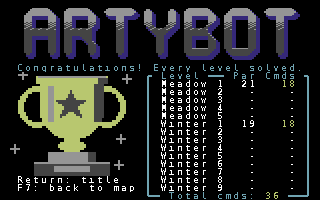
#> input picture tools/art/c64_end.png, 320 x 200 px
$ python mock_vdc_bitmap.py out.png art/c64_end.png
#> lines starting #> are read from the running program, lines starting #| are printed output that depends on the picture
### tools/gen_gfx_run.py
#!/usr/bin/env python3
"""gen_gfx_run.py - generates platform/cbm/view_vic2/gfx_run.asm (run screen graphics).

RPG look (Lykia / NES & SNES Final Fantasy): multicolour 16x16 field cells,
NES-style window frame, pointing-hand cursor and a multicolour robot sprite
with a two-frame walk cycle.

Usage:  python tools/gen_gfx_run.py          (writes platform/cbm/view_vic2/gfx_run.asm)

Multicolour character pixels (each is 2 hires pixels wide):
  .  = %00  $D021  background (black, outlines and shadows)
  g  = %01  $D022  grass green          (RUN_BG1)
  l  = %10  $D023  light green          (RUN_BG2)
  c  = %11  colour RAM (0-7, +8 = multicolour flag), per cell type
Hires characters (UI): X = pixel set.
Multicolour sprite pixels:
  .  = transparent   B = $D025 (black)   c = sprite colour   W = $D026 (white)
"""
import os, sys

HERE = os.path.dirname(os.path.abspath(__file__))
OUT = os.path.join(HERE, '..', 'platform', 'cbm', 'view_vic2', 'gfx_run.asm')

# ---------------------------------------------------------------- field cells
# 8 multicolour pixels x 16 rows per cell, split into 4 characters
# (TL, TR, BL, BR). Order = display tile index (see run.asm run_disp_*).
CELLS = {}

CELLS['grass'] = """
gggggggg
gggggglg
ggggglgl
ggggg.g.
glgggggg
l.lggggg
.g.ggggg
gggggggg
gggggggg
ggggggg.
gggglggg
ggglglgg
ggg.g.gg
gggggggg
gglggggg
g.g.gggg
"""

CELLS['tree'] = """
gg....gg
g.llgg.g
.llgggg.
.lgglgg.
.lglggg.
.ggggg..
.gggg.g.
.ggg.gg.
g.gggg.g
g..gg..g
gg....gg
ggg.c.gg
ggg.c.gg
gg..cc.g
gg.....g
ggg...gg
"""

CELLS['chest'] = """
gggggggg
gggggggg
gg....gg
g.cccc.g
.cccccc.
.c....c.
.cccccc.
........
.cc..cc.
.cc.l.c.
.cc..cc.
.cccccc.
.c....c.
.cccccc.
g......g
gg....gg
"""

CELLS['goal'] = """
gggggggg
ggg..ggg
gg.cc.gg
g.c..c.g
.c.cc.c.
.c.cc.c.
c.c..c.c
c.c..c.c
c.c..c.c
c.c..c.c
.c.cc.c.
.c.cc.c.
g.c..c.g
gg.cc.gg
ggg..ggg
gggggggg
"""

CELLS['flowers'] = """
gggggggg
ggcggggg
gc.cgggg
ggcggggg
gggggglg
ggggglgl
ggggg.g.
gggggggg
gggggggg
gglggggg
glglggcg
g.g.gc.c
ggggggcg
gggggggg
gggggggg
gggggggg
"""

# Water (river): blue body (colour RAM) with dark ripples. Blocks walking and
# dropping, but can be jumped over and thrown across.
CELLS['water'] = """
cccccccc
cccccccc
cc..cccc
c.cc.ccc
cccccccc
cccccccc
ccccc..c
cccc.cc.
cccccccc
cccccccc
c..ccccc
.cc.cccc
cccccccc
cccccccc
cccc..cc
ccc.cc.c
"""

# Path (world map only): sandy dirt road in colour RAM (yellow) with pebbles.
# The only walkable cell of the world maps besides the level nodes.
CELLS['path'] = """
cccccccc
ccccc.cc
cccccccc
c.cccccc
cccccccc
cccccccc
cccc.ccc
cccccccc
cccccccc
cc.ccccc
cccccccc
cccccc.c
cccccccc
c.cccccc
cccccccc
cccccccc
"""

# Wooden double gate (world map): closes the exit of a world until all its
# levels are solved. Left and right half, wood in colour RAM.
CELLS['gate_l'] = """
........
.cccccc.
.cccccc.
........
.ccc.cc.
.ccc.cc.
.ccc.cc.
.cccccc.
.cccccc.
.ccc.cc.
.ccc.cc.
.ccc.cc.
.ccc.cc.
........
.cccccc.
........
"""

CELLS['gate_r'] = """
........
.cccccc.
.cccccc.
........
.cc.ccc.
.cc.ccc.
.cc.ccc.
.cccccc.
.cccccc.
.cc.ccc.
.cc.ccc.
.cc.ccc.
.cc.ccc.
........
.cccccc.
........
"""

# Archway (world map): the way back to the previous world. Dark passage in a
# frame (colour RAM), the ground shows through at the bottom.
CELLS['arch'] = """
..cccc..
.cccccc.
cc....cc
c......c
c......c
c......c
c......c
c......c
c......c
c......c
c......c
c......c
c......c
c.gggg.c
cggggggc
cccccccc
"""

# Ice (frozen water, T_ICE): smooth ice in colour RAM with white glints and
# light shadow streaks. The robot skates over it.
CELLS['ice'] = """
cccccccc
ccgccccc
cgcclccc
cccccccc
ccccccgc
cccclgcc
cccccccc
cclccccc
cccccccc
cgcccccc
gcccclcc
cccccccc
ccccgccc
cccgcccc
cclccccc
cccccccc
"""

# Broken ice (T_BROKEN, after a failed run): dark water in colour RAM, white
# floes with black cracks.
CELLS['broken'] = """
gg.cccc.
g.cc.gg.
.ccc.gl.
cc.gg.c.
c.gllg.c
cc.gg.cc
.ccccccc
gg.cc.gg
gl.cc.gl
.gg.cc..
c..ccccc
ccc.gg.c
cc.glgg.
.c.gg.cc
gg.cc.cg
gl.c.ggc
"""


# ---- Key / lock / door (all themes use the same character positions) --------
# Key (T_KEY): lies on the ground, picked up and carried like a package. Golden
# key in colour RAM with a black outline.
CELLS['key'] = """
gggggggg
gggggglg
ggggglgl
gggggggg
g...gggg
.ccc....
.c.ccccc
.c.ccccc
.ccc.c.c
g...g.g.
gggggggg
gggggggg
gggggggg
gglggggg
glglgggg
gggggggg
"""

# Lock (T_LOCK): stone post (light colour) with a brass keyhole plate (colour RAM).
# Drop Off (or Throw) the key onto it: it turns into the full lock and its door opens.
CELLS['lock'] = """
gggggggg
g......g
.llllll.
........
.llllll.
.cccccc.
.cc..cc.
.c....c.
.cc..cc.
.cc..cc.
.cccccc.
.llllll.
.llllll.
.gllllg.
g......g
gggggggg
"""

# Full lock (T_LOCKED): the key sits in the plate, its bow shows.
CELLS['lock_full'] = """
gggggggg
g......g
.llllll.
........
.llllll.
.cccccc.
.cc..cc.
.c.cc.c.
.c.cc.c.
.cc..cc.
.cccccc.
.llllll.
.llllll.
.gllllg.
g......g
gggggggg
"""

# Closed door (T_DOOR): wooden double door with iron bands. Blocks like a tree;
# when its lock gets the key it becomes floor (T_FLOOR).
CELLS['door'] = """
gg....gg
g.cccc.g
.cc..cc.
.cc..cc.
.cc..cc.
........
.cc..cc.
.cc..cc.
.cl..lc.
.cc..cc.
........
.cc..cc.
.cc..cc.
.cc..cc.
.cccccc.
........
"""

CELL_ORDER = ['grass', 'tree', 'chest', 'goal', 'flowers', 'water', 'path', 'gate_l', 'gate_r', 'arch',
              'ice', 'broken', 'key', 'lock', 'lock_full', 'door']

# ---------------------------------------------------------------- UI chars
# NES Final Fantasy window frame (rounded corners) and the pointing hand.
UI = {}
UI['tl'] = """
........
........
........
....XXXX
...XXXXX
...XX...
...XX...
...XX...
"""
UI['top'] = """
........
........
........
XXXXXXXX
XXXXXXXX
........
........
........
"""
UI['tr'] = """
........
........
........
XXXX....
XXXXX...
...XX...
...XX...
...XX...
"""
UI['left'] = """
...XX...
...XX...
...XX...
...XX...
...XX...
...XX...
...XX...
...XX...
"""
UI['right'] = UI['left']
UI['bl'] = """
...XX...
...XX...
...XX...
...XXXXX
....XXXX
........
........
........
"""
UI['bottom'] = UI['top']
UI['br'] = """
...XX...
...XX...
...XX...
XXXXX...
XXXX....
........
........
........
"""
UI['hand'] = """
........
.XXXX...
X....XXX
X..XXXX.
X...XX..
X..XXX..
.XXXX...
........
"""
UI['solid'] = '\n'.join(['XXXXXXXX'] * 8)   # scrollbar thumb (was ROM char $A0)
UI_FRAME = ['tl', 'top', 'tr', 'left', 'right', 'bl', 'bottom', 'br']   # UI_FRAME_BASE ($98-$9F)
UI_EXTRA = ['hand', 'solid']                                         # UI_HAND, SOLID_CHAR ($8D-$8E)
UI_ORDER = UI_FRAME + UI_EXTRA

# ---------------------------------------------------------------- sprites
# Robot: 8 multicolour pixels wide, 18 rows. The sprite is placed 2 lines
# above its 16x16 cell (antenna pokes into the cell above, RPG style).
HEAD_DOWN = """
...BB...
..BWWB..
...BB...
..BBBB..
.BcWWcB.
.BWcccB.
.BBBBBB.
.BWBBWB.
.BBBBBB.
..BccB..
"""
HEAD_UP = """
...BB...
..BWWB..
...BB...
..BBBB..
.BcWWcB.
.BWcccB.
.BccccB.
.BccccB.
.BBccBB.
..BccB..
"""
HEAD_RIGHT = """
...BB...
..BWWB..
...BB...
..BBBB..
.BcWWcB.
.BWcccB.
.BccBBB.
.BccBWB.
.BccBBB.
..BccB..
"""
BODY_FRONT = """
.BBBBBB.
BcBccBcB
BcBWcBcB
BBBccBBB
.BBBBBB.
"""
BODY_FRONT_CARRY = """
.BBBBBB.
.BccccB.
.BcWccB.
.BccccB.
.BBBBBB.
"""
BODY_SIDE = """
..BBBB..
.BccBcB.
.BccBcB.
.BccBBB.
..BBBB..
"""
BODY_SIDE_CARRY = """
..BBBB..
.BcccWB.
.BccccB.
.BccccB.
..BBBB..
"""
# Two walk frames: feet apart / one foot lifted (plus a one-line bob).
LEGS_FRONT = ["""
.BcBBcB.
.BB..BB.
........
""", """
.BcBBB..
.BB.....
........
"""]
LEGS_SIDE = ["""
..BcBB..
..BBBB..
........
""", """
.BcB.BcB
.BB...BB
........
"""]

def rows(s):
    r = [x for x in s.strip('\n').split('\n')]
    for x in r:
        assert len(x) == 8, (x, len(x))
    return r

def robot(view, carry, step):
    if view == 'down':
        head, body = rows(HEAD_DOWN), rows(BODY_FRONT_CARRY if carry else BODY_FRONT)
        legs = rows(LEGS_FRONT[step])
    elif view == 'up':
        head, body = rows(HEAD_UP), rows(BODY_FRONT_CARRY if carry else BODY_FRONT)
        body = [r.replace('W', 'c') for r in body]
        legs = rows(LEGS_FRONT[step])
    else:
        head, body = rows(HEAD_RIGHT), rows(BODY_SIDE_CARRY if carry else BODY_SIDE)
        legs = rows(LEGS_SIDE[step])
    img = head + body + legs
    if step:                    # walk bob: one line up on the step frame
        img = img[1:] + ['........']
    return img

def mirror(img):
    return [r[::-1] for r in img]

# Chest held above the head; the white gloves are part of this sprite.
CHEST_SPRITE = """
.BBBBBB.
.BcWccB.
.BBBBBB.
.BcBBcB.
WBccccBW
WBccccBW
.BBBBBB.
"""

# Key held above the head (sprite colour = KEY_COLOR).
KEY_SPRITE = """
.BBB....
BcWcB...
BcBcBBBB
BcBccccB
BcccBBcB
.BBB..B.
"""

# [17 lines left out: function sprite_images, not called in this run]

# ---------------------------------------------------------------- encoders
MC_CHAR = {'.': 0, 'g': 1, 'l': 2, 'c': 3}
MC_SPR = {'.': 0, 'B': 1, 'c': 2, 'W': 3}

# [27 lines left out: functions mc_byte, cell_chars, hires_char, sprite_bytes, not called in this run]

def hexrow(b):
    return '        !byte ' + ','.join('$%02X' % x for x in b)

# [58 lines left out: function main, not called in this run]

# [2 lines that do not run on import are left out]

### tools/mock_vdc_bitmap.py
#!/usr/bin/env python3
"""mock_vdc_bitmap.py - Mocks fuer den C128-VDC im Bitmap-Modus (640x200, 1 Bit/Pixel)
mit Farbattributen pro 8x2-Pixel-Block (Zeichenhoehe 2 Zeilen): je Block eine Vorder- und
eine Hintergrundfarbe aus den 16 RGBI-Farben. Text wird als Bitmap gezeichnet.

  python -B tools/mock_vdc_bitmap.py out/dir

Gezeichnet wird frei in Farbe (640x200, Palettenindizes); vdc_quantize() erzwingt danach
die VDC-Regel (pro 8x2-Block die zwei haeufigsten Farben, Rest auf die naehere der beiden)
und meldet, wie viele Bloecke mehr als zwei Farben hatten. Speicherbedarf: Bitmap 16000 +
Attribute 8000 Byte = 24000 Byte -> braucht 64 KB VDC-RAM (C128D / aufgeruestet, x128 -VDC64KB).
Ausgabe mit VDC-Pixelseitenverhaeltnis (1 breit : 2 hoch), 1280x800."""
import sys, os
import numpy as np
from PIL import Image, ImageDraw, ImageFont

RGBI = [0x000000, 0x555555, 0x0000AA, 0x5555FF, 0x00AA00, 0x55FF55, 0x00AAAA, 0x55FFFF,
        0xAA0000, 0xFF5555, 0xAA00AA, 0xFF55FF, 0xAA5500, 0xFFFF55, 0xAAAAAA, 0xFFFFFF]
BLK, DGRY, DBLU, LBLU, DGRN, LGRN, DCYN, LCYN, DRED, LRED, DPUR, LPUR, BRN, YEL, LGRY, WHT = range(16)
RGB = np.array([[(v >> 16) & 255, (v >> 8) & 255, v & 255] for v in RGBI])
W, H = 640, 200
BW, BH = 8, 2                     # Farbblock

# ---- Schrift: DejaVu Mono Bold in 8x16 gerendert, vertikal 2:1 zusammengefasst -> 8x8
_FONT = ImageFont.truetype('/usr/share/fonts/truetype/dejavu/DejaVuSansMono-Bold.ttf', 13)
_gl = {}


def glyph(ch):
    if ch not in _gl:
        im = Image.new('L', (8, 16), 0)
        ImageDraw.Draw(im).text((0, 0), ch, font=_FONT, fill=255)
        a = np.array(im, dtype=np.int32)
        _gl[ch] = ((a[0::2] + a[1::2]) >= 200)     # 8 Zeilen x 8 Spalten
    return _gl[ch]


class Canvas:
    def __init__(self, bg=BLK):
        self.p = np.full((H, W), bg, dtype=np.uint8)

    def rect(self, x, y, w, h, c):
        self.p[max(0, y):y + h, max(0, x):x + w] = c

    def box(self, x, y, w, h, c, t=(2, 1)):
        """Rahmen: t = (Breite links/rechts in Pixeln, Hoehe oben/unten in Zeilen)."""
        self.rect(x, y, w, t[1], c); self.rect(x, y + h - t[1], w, t[1], c)
        self.rect(x, y, t[0], h, c); self.rect(x + w - t[0], y, t[0], h, c)

    def text(self, x, y, s, c, shadow=None):
        for i, ch in enumerate(s):
            g = glyph(ch)
            if shadow is not None:
                sub = self.p[y + 1:y + 9, x + i * 8 + 1:x + i * 8 + 9]
                sub[g[:sub.shape[0], :sub.shape[1]]] = shadow
            sub = self.p[y:y + 8, x + i * 8:x + i * 8 + 8]
            sub[g[:sub.shape[0], :sub.shape[1]]] = c

    def blit(self, x, y, tile):
        t = tile
        m = t != 255
        self.p[y:y + t.shape[0], x:x + t.shape[1]][m] = t[m]

    def panel(self, x, y, w, h, title, bg=DBLU, frame=LCYN, tbg=LCYN, tfg=BLK):
        self.rect(x, y, w, h, bg)
        self.rect(x, y, w, 10, tbg)
        self.text(x + 6, y + 1, title, tfg)
        self.box(x, y, w, h, frame)


def vdc_quantize(p):
    """Pro 8x2-Block hoechstens 2 Farben (VDC-Attribut: Vorder-/Hintergrund)."""
    out = p.copy(); bad = 0
    for by in range(0, H, BH):
        for bx in range(0, W, BW):
            blk = out[by:by + BH, bx:bx + BW]
            vals, cnt = np.unique(blk, return_counts=True)
            if len(vals) <= 2: continue
            bad += 1
            keep = vals[np.argsort(-cnt)[:2]]
            for v in vals:
                if v in keep: continue
                d = [np.sum((RGB[v] - RGB[k]) ** 2) for k in keep]
                blk[blk == v] = keep[int(np.argmin(d))]
    return out, bad


def save(p, path):
    q, bad = vdc_quantize(p)
    img = Image.fromarray(RGB[q].astype(np.uint8), 'RGB').resize((W * 2, H * 4), Image.NEAREST)
    out = Image.new('RGB', (img.width + 48, img.height + 48), (20, 20, 20))
    out.paste(img, (24, 24)); out.save(path)
    return bad


# ---- Kacheln 32x16 (Feldzelle; wirkt quadratisch) --------------------------------------
T = 255   # transparent


def tile():
    return np.full((16, 32), T, dtype=np.uint8)


def bare(seed=0):
    return tile()


# [5 lines left out: function ellipse, not called in this run]


# ---- Kacheln aus der C64-Grafik (tools/gen_gfx_run.py) ------------------------------
# C64-Zelle: 8 Multicolour-Pixel x 16 Zeilen (16x16 VIC-Pixel). VDC-Zelle: 32x16 Pixel,
# ein MC-Pixel = 4 VDC-Pixel breit, 1 Zeile hoch -> gleiche Groesse auf dem Bildschirm.
# Farben: '.' $D021 schwarz, 'g'/'l' die beiden Gruentoene, 'c' Farb-RAM der Zelle.
import gen_gfx_run as G

C64_BG = {'.': BLK, 'g': DGRN, 'l': LGRN}
CELL_C = {'grass': DGRN, 'tree': BRN, 'chest': BRN, 'goal': LCYN, 'flowers': YEL,
          'water': DBLU, 'path': BRN, 'ice': LCYN, 'broken': DBLU, 'key': YEL, 'lock': YEL,
          'lock_full': YEL, 'door': BRN, 'gate_l': BRN, 'gate_r': BRN, 'arch': WHT}
CELL_OVR = {'chest': {'l': YEL}, 'flowers': {}}


def c64cell(name):
    rows = [r for r in G.CELLS[name].strip('\n').split('\n')]
    cmap = dict(C64_BG); cmap['c'] = CELL_C[name]; cmap.update(CELL_OVR.get(name, {}))
    t = np.zeros((16, 32), dtype=np.uint8)
    for y, r in enumerate(rows):
        for x, ch in enumerate(r):
            t[y, x * 4:x * 4 + 4] = cmap[ch]
    return t


SPR = {'.': T, 'B': BLK, 'c': LGRY, 'W': WHT}


def c64sprite(img, col=LGRY):
    m = dict(SPR); m['c'] = col
    t = np.full((len(img), 32), T, dtype=np.uint8)
    for y, r in enumerate(img):
        for x, ch in enumerate(r):
            t[y, x * 4:x * 4 + 4] = m[ch]
    return t


ROBOT_SPR = {d: c64sprite(G.robot(d, 0, 0) if d != 'left' else G.mirror(G.robot('right', 0, 0)))
             for d in ('right', 'left', 'up', 'down')}


def grass(seed=1): return c64cell('grass')
def tree(base=None): return c64cell('tree')
def goal(base=None): return c64cell('goal')
def water(seed=7): return c64cell('water')
def flowers(seed=3): return c64cell('flowers')
def path_tile(seed=15): return c64cell('path')
def node(n): return c64cell('goal')


def chest(on_goal=False, base=None):
    return c64cell('chest')


def blit_robot(cv, x, y, d='right'):
    """Roboter wie beim C64: Sprite 18 Zeilen, 2 Zeilen ueber seiner Zelle."""
    cv.blit(x, y - 2, ROBOT_SPR[d])


def robot(base=None):
    t = grass() if base is None else base.copy()
    spr = ROBOT_SPR['right'][2:18]
    m = spr != T
    t[m] = spr[m]
    return t


# ---- Icons der Befehle (32x16 auf Panel-Hintergrund) ---------------------------------
def icon(kind, c):
    t = tile()
    if kind == 'fwd':
        t[6:14, 14:18] = c
        for i in range(6): t[1 + i, 15 - i * 1:17 + i * 1] = c
    elif kind == 'back':
        t[2:10, 14:18] = c
        for i in range(6): t[14 - i, 15 - i:17 + i] = c
    elif kind in ('left', 'right'):
        t[3:5, 10:22] = c; t[3:13, 20:22] = c
        for i in range(4): t[4 - i:4 + i + 1, 10 - i * 2:12 - i * 2] = c
        if kind == 'right': t = t[:, ::-1].copy()
    elif kind == 'turn':
        t[2:4, 10:22] = c; t[2:13, 10:12] = c; t[2:9, 20:22] = c
        for i in range(4): t[9 + i, 17 + i:25 - i] = c
    elif kind in ('pick', 'drop'):
        t[8:15, 9:23] = BRN; t[8:10, 9:23] = YEL; t[11:13, 15:17] = YEL
        if kind == 'pick':
            t[2:7, 15:17] = c
            for i in range(3): t[1 + i, 15 - i:17 + i] = c
        else:
            t[0:5, 15:17] = c
            for i in range(3): t[6 - i, 15 - i:17 + i] = c
    elif kind == 'jump':
        for x in range(4, 28):
            y = int(12 - 10 * (1 - ((x - 16) / 12) ** 2))
            t[y:y + 2, x] = c
        t[14:16, 2:30] = DGRN
    elif kind == 'throw':
        for x in range(4, 24):
            y = int(13 - 10 * (1 - ((x - 14) / 10) ** 2))
            t[y:y + 1, x] = c
        t[9:15, 22:30] = BRN; t[9:11, 22:30] = YEL
    return t


# ---- Bildschirm: drei Spalten ----------------------------------------------------------
LEVEL = """
TTTTTTTTTT
TTTTTTTTTT
TTTTTTTTTT
T>.PP~...T
TTTTTTTT.T
TTTTTTTT.T
TGGG.~P.PT
TTTTTTTTTT
TTTTTTTTTT
TTTTTTTTTT
""".split()
PROGRAM = ['Move Fwd', 'Pick Up', 'Move Back', 'Drop Off', 'Jump', 'Pick Up', 'Move Fwd',
           'Jump', 'Jump', 'Turn Right', 'Drop Off', 'Jump', 'Pick Up', 'Move Fwd', 'Turn Left',
           'Move Back', 'Drop Off', 'Turn 180', 'Pick Up', 'Move Fwd', 'Jump', 'Throw',
           'Turn 180', 'Jump', 'Move Fwd']
CMD_COL = {'Move': WHT, 'Turn': LCYN, 'Pick': LGRN, 'Drop': LPUR, 'Jump': WHT, 'Thro': LPUR}
PAL = [('Q', 'pick', LGRN), ('W', 'fwd', WHT), ('E', 'drop', LPUR),
       ('A', 'left', LCYN), ('S', 'back', WHT), ('D', 'right', LCYN),
       ('Z', 'jump', WHT), ('X', 'turn', LCYN), ('C', 'throw', LPUR)]


def field(cv, x0, y0, run):
    boxes = {(3, 3), (4, 3), (6, 6), (8, 6)}
    rob = (1, 3)
    if run:
        boxes = {(3, 3), (6, 3), (6, 6), (8, 6)}; rob = (4, 3)
    for r, line in enumerate(LEVEL):
        for c, ch in enumerate(line):
            if ch == 'T': t = tree()
            elif ch == '~': t = water(c + r)
            elif ch == 'G': t = goal()
            else: t = grass(c * 7 + r)
            if (c, r) in boxes: t = chest(ch == 'G')
            if (c, r) == rob and ch == 'P': t = grass()
            cv.blit(x0 + c * 32, y0 + r * 16, t)
    blit_robot(cv, x0 + rob[0] * 32, y0 + rob[1] * 16)


def screen(run=False):
    cv = Canvas(BLK)
    # Spielfeld (links)
    cv.panel(0, 0, 336, 180, 'Meadow 5 - Bottleneck')
    field(cv, 8, 12, run)
    cv.rect(8, 172, 320, 6, DBLU)
    cv.text(8, 172 - 0, '', WHT)
    # Legende (Mitte oben)
    cv.panel(340, 0, 152, 96, 'Legend')
    leg = [('ArtyBot', robot(tile()) , 'looking right'), ('Target', goal(tile()), None),
           ('Package', chest(base=tile()), None), ('Tree', tree(tile()), None), ('Water', water(), None)]
    for i, (n, t, sub) in enumerate(leg):
        y = 12 + i * 16
        cv.blit(346, y, t)
        cv.text(384, y + (0 if sub else 4), n, WHT)
        if sub: cv.text(384, y + 8, sub, LGRY)
    # Befehle (Mitte unten)
    cv.panel(340, 100, 152, 80, 'Commands')
    for i, (k, kind, c) in enumerate(PAL):
        x, y = 346 + (i % 3) * 48, 112 + (i // 3) * 22
        cv.blit(x, y, icon(kind, DGRY if run else c))
        cv.text(x + 34, y + 4, k, DGRY if run else YEL)
    # Programm (rechts)
    cv.panel(496, 0, 144, 180, 'Program 25/99')
    cur = 4 if run else None
    for i, cmd in enumerate(PROGRAM[:20]):
        y = 12 + i * 8
        if i == cur:
            cv.rect(498, y, 132, 8, YEL)
            cv.text(506, y, '%02d %s' % (i + 1, cmd), BLK)
        else:
            cv.text(506, y, '%02d' % (i + 1), LGRY)
            cv.text(530, y, cmd, CMD_COL[cmd[:4]])
    if not run:
        cv.text(498, 12 + 7 * 8 + 4, '>', YEL)             # Einfuegemarke zwischen 08 und 09
    cv.rect(632, 12, 6, 166, DGRY); cv.rect(632, 14, 6, 90, LGRY)   # Scrollbalken
    # Status
    cv.rect(0, 184, 640, 16, BLK)
    if run:
        cv.text(4, 184, 'Running...   Delivered 0/3   Space: pause   R: restart', WHT)
        cv.text(4, 192, 'Space:Go/Pause  R:Redo  Q..C/Del: edit stops the run  F7:Map  F8:Title', LGRY)
    else:
        cv.text(4, 184, 'Package: pick it up with Q, drop it on a target with E.   Delivered 0/3', WHT)
        cv.text(4, 192, 'Q..C:add  Cursor:marker  Ret:edit  Del:delete  Space:Run  F7:Map  F8:Title', LGRY)
    return cv


WORLD = """
TTTT[]TTTTT~~TTTTTT
T,1.S..*T,,~~*T,4.T
T,*T,,.,TT,~~,,T*.T
T,TT*,.,,T*~~,TT,.T
TT,....T,*~~,,T,..T
T*,.TTT,,~~,*T,..,T
T,..,T*,~~,T,3..T,T
T,.2*T,,,~*,TT,..5T
T,..............TTT
TTTTTTTTTTTTTTTTTTT
""".split()


def world_map():
    cv = Canvas(BLK)
    cv.panel(8, 0, 624, 176, 'World 1: Meadow')
    for r, line in enumerate(WORLD):
        for c, ch in enumerate(line):
            if ch in 'T[]': t = tree()
            elif ch == '~': t = water(c + r)
            elif ch == ',': t = grass(c * 5 + r)
            elif ch == '*': t = flowers(c + r * 3)
            elif ch in '12345': t = node(ch)
            else: t = path_tile(c + r)
            cv.blit(16 + c * 32, 12 + r * 16, t)
            if ch in '12345':
                cv.rect(16 + c * 32 + 24, 12 + r * 16 + 8, 8, 8, BLK)
                cv.text(16 + c * 32 + 24, 12 + r * 16 + 8, ch, WHT)
    blit_robot(cv, 16 + 4 * 32, 12 + 1 * 16)
    cv.text(12, 180, 'Meadow 1 - solved   Space: play', WHT)
    cv.text(12, 190, 'WASD/Cursor: walk   Space:Play  F1:Stats  F3/F5:World  F8:Title', LGRY)
    return cv


def compare(c64_png, vdc_canvas, path):
    """C64-Spielfeld (aus sim_regress-Screenshot) neben dem VDC-Spielfeld, gleiche Groesse."""
    c64 = Image.open(c64_png).convert('RGB').crop((32 + 8, 32 + 8, 32 + 8 + 160, 32 + 8 + 160))
    c64 = c64.resize((640, 640), Image.NEAREST)
    q, _ = vdc_quantize(vdc_canvas.p)
    v = Image.fromarray(RGB[q[12:172, 8:328]].astype(np.uint8), 'RGB').resize((640, 640), Image.NEAREST)
    out = Image.new('RGB', (1328, 700), (20, 20, 20))
    out.paste(c64, (16, 44)); out.paste(v, (672, 44))
    d = ImageDraw.Draw(out)
    f = ImageFont.truetype('/usr/share/fonts/truetype/dejavu/DejaVuSans-Bold.ttf', 22)
    d.text((16, 10), 'C64 (VIC-II, Multicolour)', fill=(230, 230, 230), font=f)
    d.text((672, 10), 'C128 VDC (Bitmap, Farbe pro 8x2 Pixel)', fill=(230, 230, 230), font=f)
    out.save(path)


if __name__ == '__main__':
    out = sys.argv[1] if len(sys.argv) > 1 else 'out/mock_vdc_bitmap'
    os.makedirs(out, exist_ok=True)
    for name, cv in [('plan', screen(False)), ('run', screen(True)), ('world_map', world_map())]:
        bad = save(cv.p, os.path.join(out, name + '.png'))
        print('%-10s %4d von %d Farbbloecken hatten >2 Farben (angepasst)' % (name, bad, (W // BW) * (H // BH)))
#> this loop made 3 passes
#> pass 1, in save, `img = Image.fromarray(RGB[q].astype(np.uint8), 'RGB').resize((W * 2, H..`:
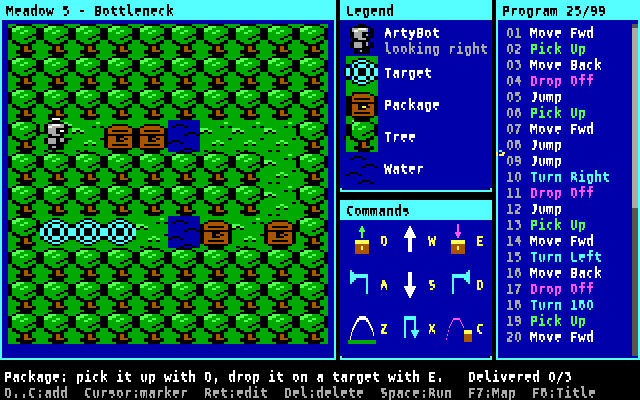
#> img: PIL image 1280x800 RGB (shown at 1/2 size); mean R, G, B 22.3, 76, 93.1
#> pass 1, in save, `out.paste(img, (24, 24))`:
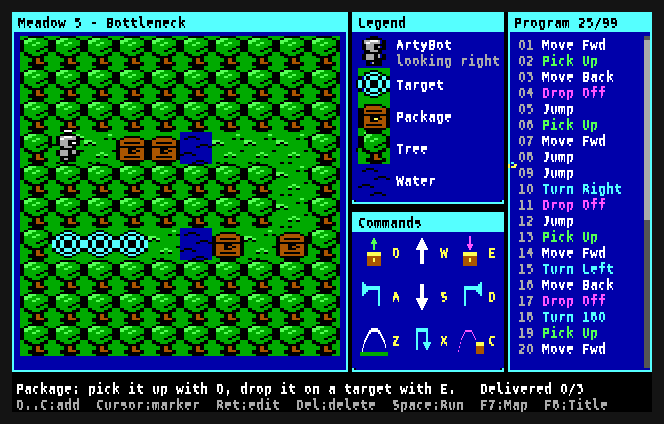
#> saved as plan.png: PIL image 1328x848 RGB (shown at 1/2 size); mean R, G, B 22.1, 71, 86.5
#> pass 2, in save (call 2), `img = Image.fromarray(RGB[q].astype(np.uint8), 'RGB').resize((W * 2, H..`:
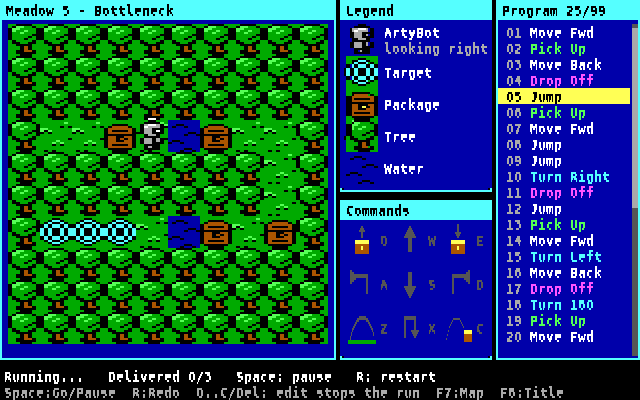
#> img: PIL image 1280x800 RGB (shown at 1/2 size); mean R, G, B 22.9, 76.4, 91.1
    if len(sys.argv) > 2:       # Vergleich mit einem C64-Screenshot von Level 15 (sim_regress: L15_run.png)
        compare(sys.argv[2], screen(False), os.path.join(out, 'compare.png'))
#> (the rest of the program and of its run is left out)
